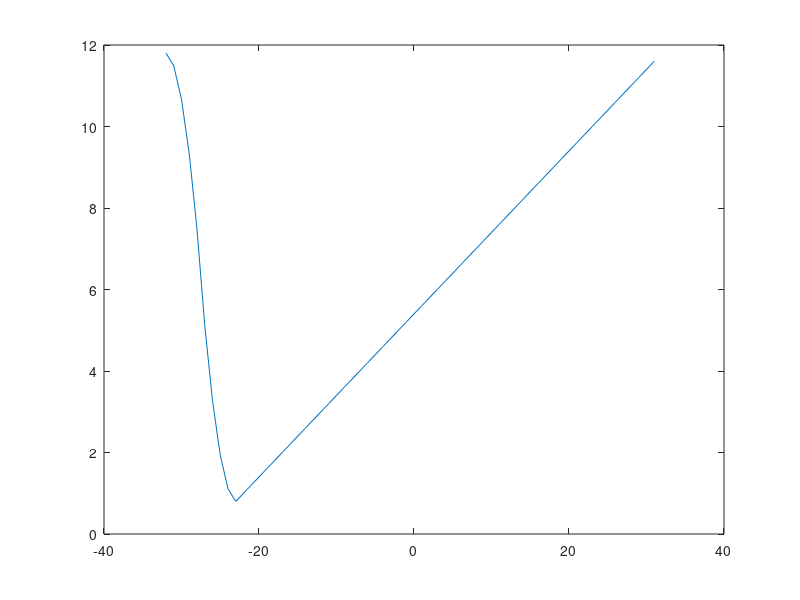

Here is the MATLAB script that generated this plot:
close all;
clear all;
N1=0:1:9;
N2=-250:1:250;
hn=(1-(abs(N1-5)/5));
xn=(10-(abs(N2)/25));

%tarif motagheyr  tamam !
%subplot(211);stem (N1,hn);title('H[n]');xlim([0 10])
%subplot(212);stem(N2,xn);title('X[n]');
%Lconv=conv(hn,xn);
%plot(-255:1:254,Lconv);grid;title('LCONV X,Y');xlim([-255 254]);

fftxn=fft(xn,64);
% fftxn=fftshift(fftxn);
ffthn=fft(hn,64);
% subplot(211);plot(0:63,abs(fftxn));
Fconv=fftxn.*ffthn;
Fconv=ifft(Fconv,64);
plot(-32:1:31,Fconv);